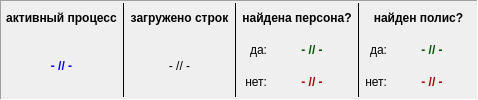
      <widget class="QFrame" name="frame">
       <property name="frameShape">
        <enum>QFrame::Panel</enum>
       </property>
       <property name="frameShadow">
        <enum>QFrame::Sunken</enum>
       </property>
       <property name="lineWidth">
        <number>1</number>
       </property>
       <layout class="QGridLayout" name="gridLayout">
        <property name="leftMargin">
         <number>5</number>
        </property>
        <property name="topMargin">
         <number>2</number>
        </property>
        <property name="rightMargin">
         <number>5</number>
        </property>
        <property name="bottomMargin">
         <number>2</number>
        </property>
        <property name="horizontalSpacing">
         <number>5</number>
        </property>
        <property name="verticalSpacing">
         <number>2</number>
        </property>
        <item row="2" column="4">
         <widget class="QLabel" name="lab_text_6">
          <property name="maximumSize">
           <size>
            <width>30</width>
            <height>16777215</height>
           </size>
          </property>
          <property name="font">
           <font>
            <weight>50</weight>
            <bold>false</bold>
           </font>
          </property>
          <property name="layoutDirection">
           <enum>Qt::LeftToRight</enum>
          </property>
          <property name="text">
           <string>нет:</string>
          </property>
          <property name="alignment">
           <set>Qt::AlignRight|Qt::AlignTrailing|Qt::AlignVCenter</set>
          </property>
         </widget>
        </item>
        <item row="1" column="8">
         <widget class="QLabel" name="cnt_pol_yes">
          <property name="minimumSize">
           <size>
            <width>80</width>
            <height>0</height>
           </size>
          </property>
          <property name="palette">
           <palette>
            <active>
             <colorrole role="WindowText">
              <brush brushstyle="SolidPattern">
               <color alpha="255">
                <red>0</red>
                <green>85</green>
                <blue>0</blue>
               </color>
              </brush>
             </colorrole>
            </active>
            <inactive>
             <colorrole role="WindowText">
              <brush brushstyle="SolidPattern">
               <color alpha="255">
                <red>0</red>
                <green>85</green>
                <blue>0</blue>
               </color>
              </brush>
             </colorrole>
            </inactive>
            <disabled>
             <colorrole role="WindowText">
              <brush brushstyle="SolidPattern">
               <color alpha="255">
                <red>106</red>
                <green>104</green>
                <blue>100</blue>
               </color>
              </brush>
             </colorrole>
            </disabled>
           </palette>
          </property>
          <property name="font">
           <font>
            <weight>75</weight>
            <bold>true</bold>
           </font>
          </property>
          <property name="text">
           <string> - // - </string>
          </property>
          <property name="alignment">
           <set>Qt::AlignCenter</set>
          </property>
         </widget>
        </item>
        <item row="1" column="4">
         <widget class="QLabel" name="lab_text_5">
          <property name="maximumSize">
           <size>
            <width>30</width>
            <height>16777215</height>
           </size>
          </property>
          <property name="font">
           <font>
            <weight>50</weight>
            <bold>false</bold>
           </font>
          </property>
          <property name="layoutDirection">
           <enum>Qt::LeftToRight</enum>
          </property>
          <property name="text">
           <string>да:</string>
          </property>
          <property name="alignment">
           <set>Qt::AlignRight|Qt::AlignTrailing|Qt::AlignVCenter</set>
          </property>
         </widget>
        </item>
        <item row="0" column="2">
         <widget class="QLabel" name="lab_text_2">
          <property name="font">
           <font>
            <weight>75</weight>
            <bold>true</bold>
           </font>
          </property>
          <property name="text">
           <string>загружено строк</string>
          </property>
          <property name="alignment">
           <set>Qt::AlignCenter</set>
          </property>
         </widget>
        </item>
        <item row="0" column="4" colspan="2">
         <widget class="QLabel" name="lab_text_3">
          <property name="font">
           <font>
            <weight>75</weight>
            <bold>true</bold>
           </font>
          </property>
          <property name="text">
           <string>найдена персона?</string>
          </property>
          <property name="alignment">
           <set>Qt::AlignCenter</set>
          </property>
         </widget>
        </item>
        <item row="0" column="7" colspan="2">
         <widget class="QLabel" name="lab_text_4">
          <property name="font">
           <font>
            <weight>75</weight>
            <bold>true</bold>
           </font>
          </property>
          <property name="text">
           <string>найден полис?</string>
          </property>
          <property name="alignment">
           <set>Qt::AlignCenter</set>
          </property>
         </widget>
        </item>
        <item row="1" column="5">
         <widget class="QLabel" name="cnt_pers_yes">
          <property name="minimumSize">
           <size>
            <width>80</width>
            <height>0</height>
           </size>
          </property>
          <property name="palette">
           <palette>
            <active>
             <colorrole role="WindowText">
              <brush brushstyle="SolidPattern">
               <color alpha="255">
                <red>0</red>
                <green>85</green>
                <blue>0</blue>
               </color>
              </brush>
             </colorrole>
            </active>
            <inactive>
             <colorrole role="WindowText">
              <brush brushstyle="SolidPattern">
               <color alpha="255">
                <red>0</red>
                <green>85</green>
                <blue>0</blue>
               </color>
              </brush>
             </colorrole>
            </inactive>
            <disabled>
             <colorrole role="WindowText">
              <brush brushstyle="SolidPattern">
               <color alpha="255">
                <red>106</red>
                <green>104</green>
                <blue>100</blue>
               </color>
              </brush>
             </colorrole>
            </disabled>
           </palette>
          </property>
          <property name="font">
           <font>
            <weight>75</weight>
            <bold>true</bold>
           </font>
          </property>
          <property name="text">
           <string> - // - </string>
          </property>
          <property name="alignment">
           <set>Qt::AlignCenter</set>
          </property>
         </widget>
        </item>
        <item row="1" column="7">
         <widget class="QLabel" name="lab_text_7">
          <property name="maximumSize">
           <size>
            <width>30</width>
            <height>16777215</height>
           </size>
          </property>
          <property name="font">
           <font>
            <weight>50</weight>
            <bold>false</bold>
           </font>
          </property>
          <property name="layoutDirection">
           <enum>Qt::LeftToRight</enum>
          </property>
          <property name="text">
           <string>да:</string>
          </property>
          <property name="alignment">
           <set>Qt::AlignRight|Qt::AlignTrailing|Qt::AlignVCenter</set>
          </property>
         </widget>
        </item>
        <item row="2" column="7">
         <widget class="QLabel" name="lab_text_8">
          <property name="maximumSize">
           <size>
            <width>30</width>
            <height>16777215</height>
           </size>
          </property>
          <property name="font">
           <font>
            <weight>50</weight>
            <bold>false</bold>
           </font>
          </property>
          <property name="layoutDirection">
           <enum>Qt::LeftToRight</enum>
          </property>
          <property name="text">
           <string>нет:</string>
          </property>
          <property name="alignment">
           <set>Qt::AlignRight|Qt::AlignTrailing|Qt::AlignVCenter</set>
          </property>
         </widget>
        </item>
        <item row="2" column="5">
         <widget class="QLabel" name="cnt_pers_no">
          <property name="minimumSize">
           <size>
            <width>80</width>
            <height>0</height>
           </size>
          </property>
          <property name="palette">
           <palette>
            <active>
             <colorrole role="WindowText">
              <brush brushstyle="SolidPattern">
               <color alpha="255">
                <red>170</red>
                <green>0</green>
                <blue>0</blue>
               </color>
              </brush>
             </colorrole>
            </active>
            <inactive>
             <colorrole role="WindowText">
              <brush brushstyle="SolidPattern">
               <color alpha="255">
                <red>170</red>
                <green>0</green>
                <blue>0</blue>
               </color>
              </brush>
             </colorrole>
            </inactive>
            <disabled>
             <colorrole role="WindowText">
              <brush brushstyle="SolidPattern">
               <color alpha="255">
                <red>106</red>
                <green>104</green>
                <blue>100</blue>
               </color>
              </brush>
             </colorrole>
            </disabled>
           </palette>
          </property>
          <property name="font">
           <font>
            <weight>75</weight>
            <bold>true</bold>
           </font>
          </property>
          <property name="text">
           <string> - // - </string>
          </property>
          <property name="alignment">
           <set>Qt::AlignCenter</set>
          </property>
         </widget>
        </item>
        <item row="2" column="8">
         <widget class="QLabel" name="cnt_pol_no">
          <property name="minimumSize">
           <size>
            <width>80</width>
            <height>0</height>
           </size>
          </property>
          <property name="palette">
           <palette>
            <active>
             <colorrole role="WindowText">
              <brush brushstyle="SolidPattern">
               <color alpha="255">
                <red>170</red>
                <green>0</green>
                <blue>0</blue>
               </color>
              </brush>
             </colorrole>
            </active>
            <inactive>
             <colorrole role="WindowText">
              <brush brushstyle="SolidPattern">
               <color alpha="255">
                <red>170</red>
                <green>0</green>
                <blue>0</blue>
               </color>
              </brush>
             </colorrole>
            </inactive>
            <disabled>
             <colorrole role="WindowText">
              <brush brushstyle="SolidPattern">
               <color alpha="255">
                <red>106</red>
                <green>104</green>
                <blue>100</blue>
               </color>
              </brush>
             </colorrole>
            </disabled>
           </palette>
          </property>
          <property name="font">
           <font>
            <weight>75</weight>
            <bold>true</bold>
           </font>
          </property>
          <property name="text">
           <string> - // - </string>
          </property>
          <property name="alignment">
           <set>Qt::AlignCenter</set>
          </property>
         </widget>
        </item>
        <item row="0" column="0">
         <widget class="QLabel" name="lab_text_9">
          <property name="font">
           <font>
            <weight>75</weight>
            <bold>true</bold>
           </font>
          </property>
          <property name="text">
           <string>активный процесс</string>
          </property>
          <property name="alignment">
           <set>Qt::AlignCenter</set>
          </property>
         </widget>
        </item>
        <item row="0" column="3" rowspan="3">
         <widget class="Line" name="line_2">
          <property name="frameShadow">
           <enum>QFrame::Plain</enum>
          </property>
          <property name="orientation">
           <enum>Qt::Vertical</enum>
          </property>
         </widget>
        </item>
        <item row="0" column="1" rowspan="3">
         <widget class="Line" name="line">
          <property name="frameShadow">
           <enum>QFrame::Plain</enum>
          </property>
          <property name="orientation">
           <enum>Qt::Vertical</enum>
          </property>
         </widget>
        </item>
        <item row="0" column="6" rowspan="3">
         <widget class="Line" name="line_3">
          <property name="frameShadow">
           <enum>QFrame::Plain</enum>
          </property>
          <property name="orientation">
           <enum>Qt::Vertical</enum>
          </property>
         </widget>
        </item>
        <item row="1" column="2" rowspan="2">
         <widget class="QLabel" name="cnt_all">
          <property name="font">
           <font>
            <weight>50</weight>
            <bold>false</bold>
           </font>
          </property>
          <property name="text">
           <string> - // - </string>
          </property>
          <property name="alignment">
           <set>Qt::AlignCenter</set>
          </property>
         </widget>
        </item>
        <item row="1" column="0" rowspan="2">
         <widget class="QLabel" name="lab_process">
          <property name="palette">
           <palette>
            <active>
             <colorrole role="WindowText">
              <brush brushstyle="SolidPattern">
               <color alpha="255">
                <red>0</red>
                <green>0</green>
                <blue>255</blue>
               </color>
              </brush>
             </colorrole>
            </active>
            <inactive>
             <colorrole role="WindowText">
              <brush brushstyle="SolidPattern">
               <color alpha="255">
                <red>0</red>
                <green>0</green>
                <blue>255</blue>
               </color>
              </brush>
             </colorrole>
            </inactive>
            <disabled>
             <colorrole role="WindowText">
              <brush brushstyle="SolidPattern">
               <color alpha="255">
                <red>106</red>
                <green>104</green>
                <blue>100</blue>
               </color>
              </brush>
             </colorrole>
            </disabled>
           </palette>
          </property>
          <property name="font">
           <font>
            <weight>75</weight>
            <bold>true</bold>
           </font>
          </property>
          <property name="text">
           <string> - // - </string>
          </property>
          <property name="alignment">
           <set>Qt::AlignCenter</set>
          </property>
         </widget>
        </item>
       </layout>
      </widget>
